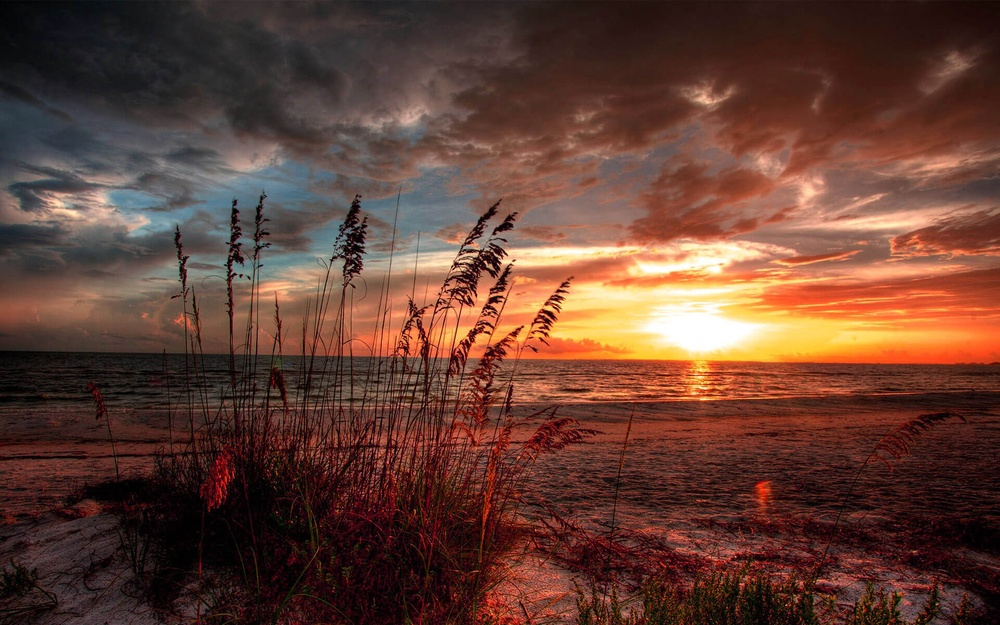
#> input picture image.jpg, 1000 x 625 px, shrunk from 1920 x 1200 before the run
$ python edgedetector.py
#> lines starting #> are read from the running program, lines starting #| are printed output that depends on the picture; after the words box and inside, x2 and y2 are one past the last pixel; in counts of white or black regions, pixels touching at a corner belong together
import cv2
import matplotlib.pyplot as plt
im=cv2.imread("image.jpg")
#> im is the input picture: shape (625, 1000, 3); mean B, G, R 51.5, 63.5, 99.3
edge=cv2.Canny(im, 100, 300)
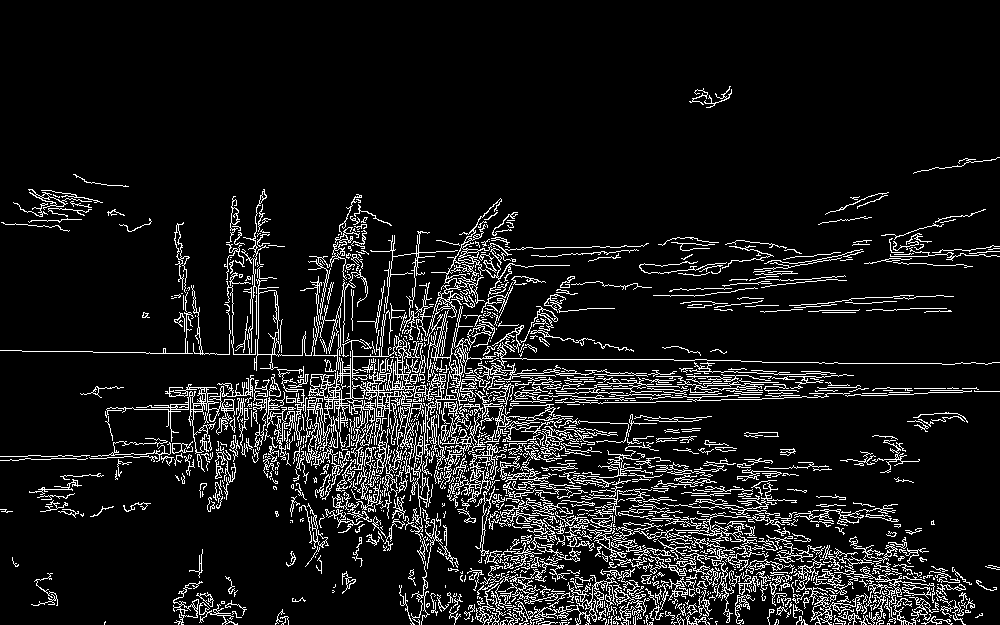
#> edge: shape (625, 1000); 9.5% white in thin lines or dots, all inside (x1, y1, x2, y2) = (0, 86, 1000, 625)
plt.imshow(edge)
plt.show()
